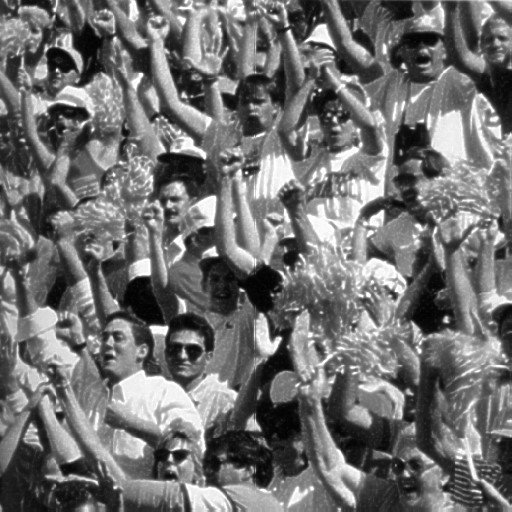
%> input picture 实验图片/Fig0222(c)(crowd).jpg, 512 x 512 px
$ octave proj02_03_pixel_rep.m   (GNU Octave 9; MATLAB toolbox functions it lacks are replaced by stand-ins)
%> lines starting %> are read from the running program, lines starting %| are printed output that depends on the picture
%% ============================================================
%  Project 02-03  像素复制法放大/缩小图像
%  使用前：当前目录 = 实验根目录，已 addpath('代码')
%% ============================================================
clear; close all; clc;

% 教材要求 Fig 2.19(a)（1024x1024）。本实验未提供该图时，
% 用附件中 512x512 的 Fig0222(c)(crowd).jpg 替代：
% 缩小 512->256（因子2），再放大回 512。
% 若你下载了 1024x1024 原图，程序会自动适配因子。
f = imread(fullfile('实验图片', 'Fig0222(c)(crowd).jpg'));
%> f is the input picture: size 512x512x3 uint8; min 0, max 255, mean 112.6
if size(f,3) == 3, f = rgb2gray(f); end
fprintf('原图尺寸: %dx%d\n', size(f,1), size(f,2));
%| 原图尺寸: 512x512
% [截图 1] 命令窗口中的原图尺寸输出（连同下面 RMSE 一起截）

target = 256;                                  % 目标小图边长
k = round(size(f,1)/target);                   % 整数缩放因子
%> k = 2
g_small  = shrink_rep(f, k);                   % (b) 缩小
g_big    = zoom_rep(g_small, k);               % (c) 放大回原尺寸

figure('Name','P02-03');
subplot(1,3,1); imshow(f);       title('原图');
subplot(1,3,2); imshow(g_small); title(sprintf('缩小到 %dx%d', size(g_small,1), size(g_small,2)));
subplot(1,3,3); imshow(g_big);   title(sprintf('放大回 %dx%d', size(g_big,1), size(g_big,2)));
% [截图 2] 整幅三联图；放大局部对比时另开 figure 用 improfile/局部放大截一张

rmse = sqrt(mean((double(g_big)-double(f)).^2, 'all'));
fprintf('像素复制恢复图与原图的 RMSE = %.2f\n', rmse);
% [截图 3] 命令窗口 RMSE 输出

%% ------------------ 局部函数 ------------------
function g = shrink_rep(f, m)
%> called with m = 2
% 整数因子 m 缩小：行、列各每隔 m 个像素取一个（下采样）
g = f(1:m:end, 1:m:end);
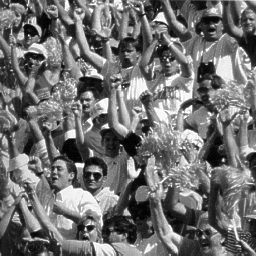
%> g: size 256x256 uint8; min 0, max 255, mean 112.6
end

function g = zoom_rep(f, m)
%> called with m = 2
% 整数因子 m 放大：像素复制（每个像素复制成 mxm 块）
g = repelem(f, m, m);      % 需 R2015a 及以上
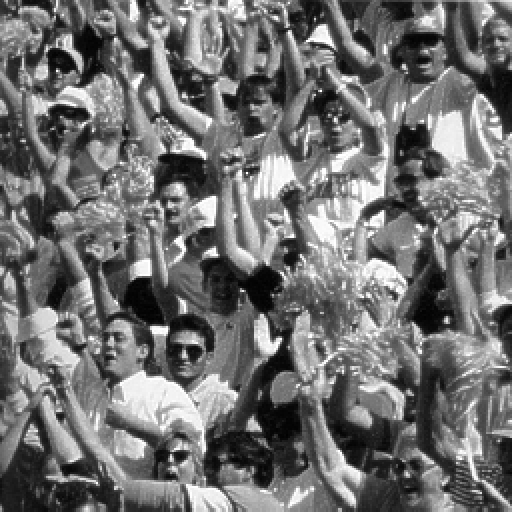
%> g: size 512x512 uint8; min 0, max 255, mean 112.6; mean of the top-left, top-right, bottom-left and bottom-right quarters 114.4, 120.4, 110.3, 105.4
%> `rmse = sqrt(mean((double(g_big)-double(f)).^2, 'all'));`: rmse = 15.54
%| 像素复制恢复图与原图的 RMSE = 15.54
end
